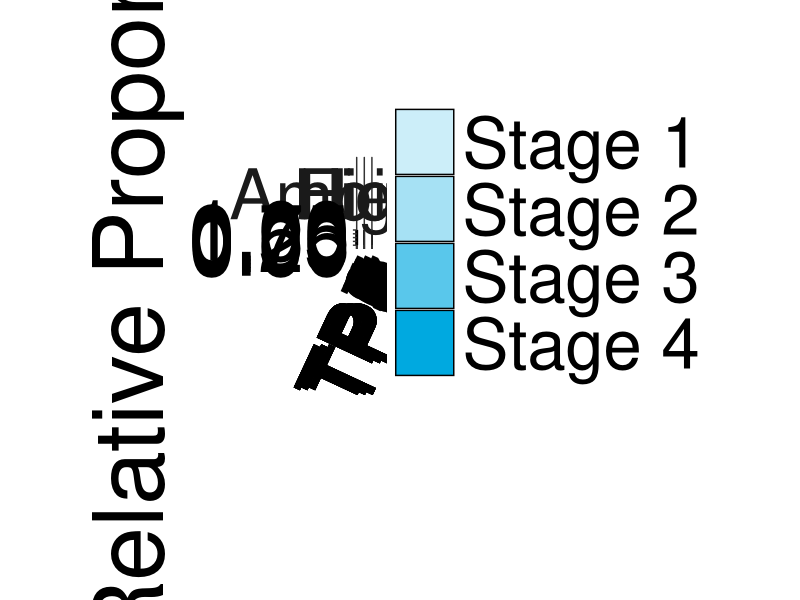
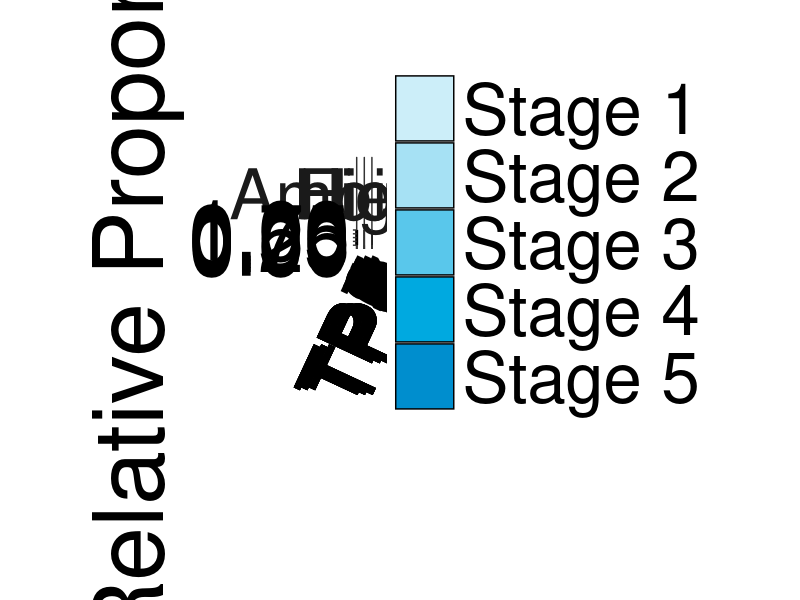
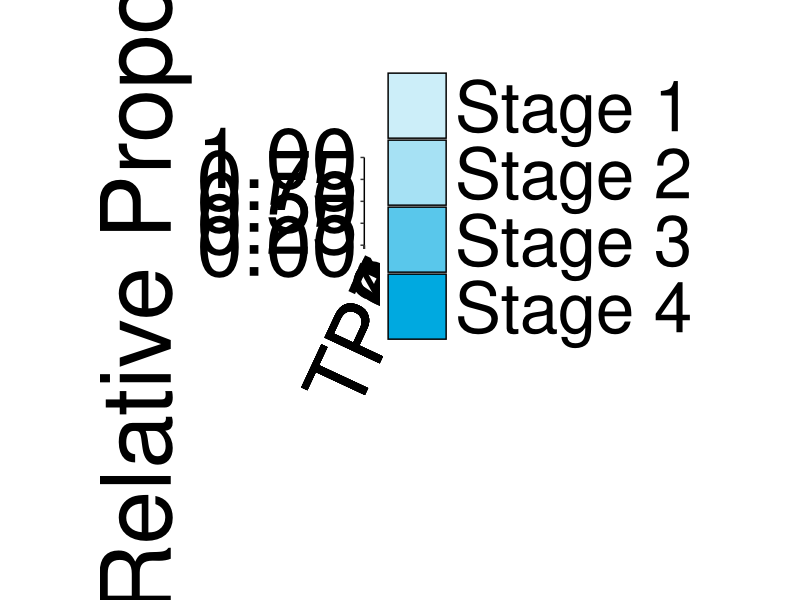
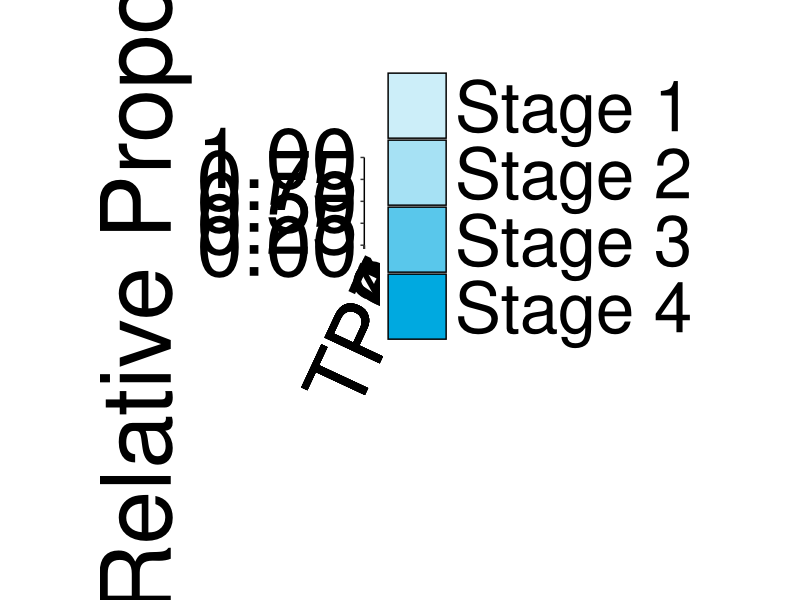
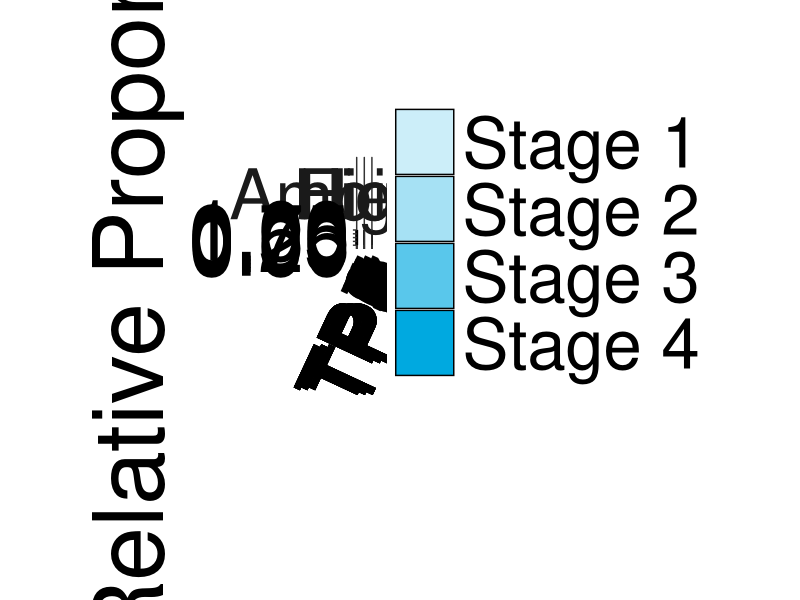
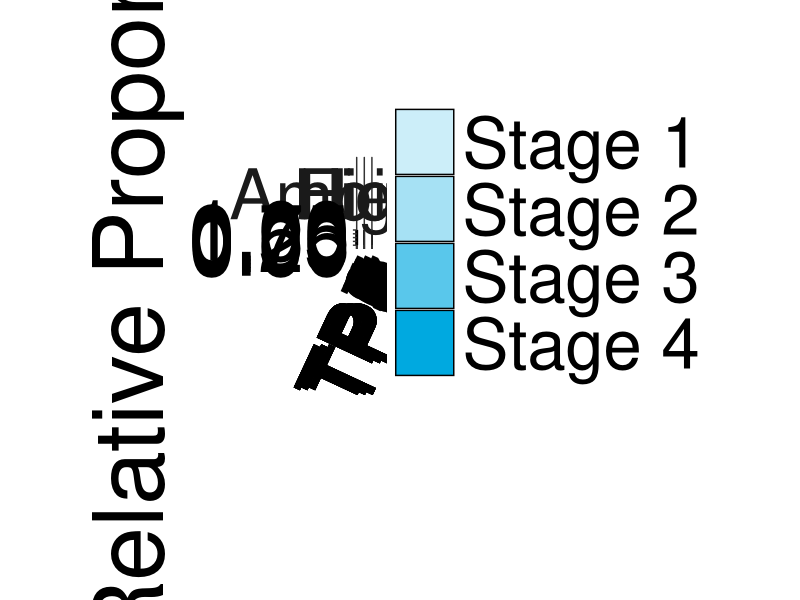
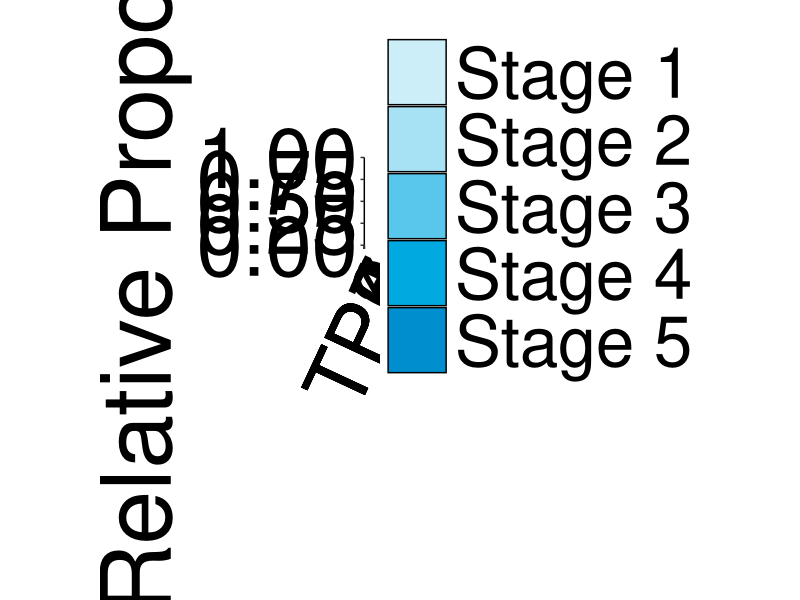
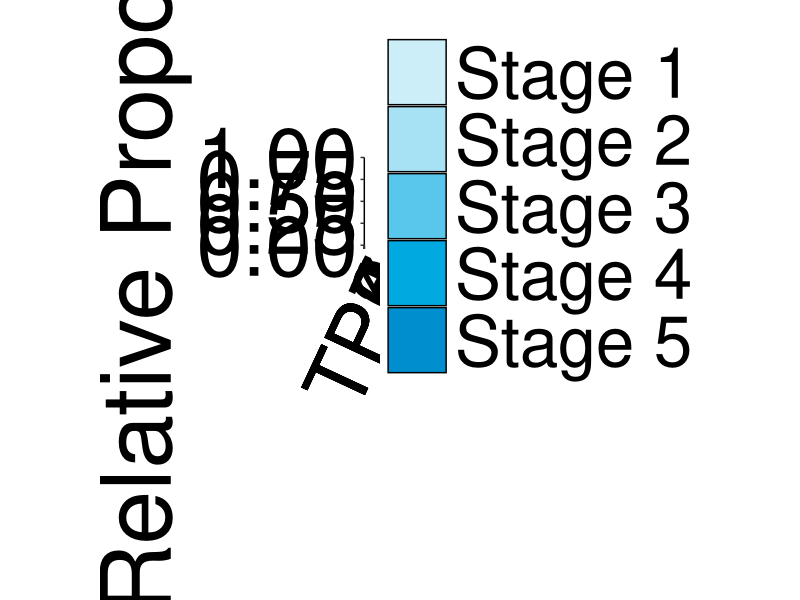

Reproduce these figures in R, in order.
## ---- chunk 1
knitr::opts_chunk$set(echo = TRUE)

library(tidyverse)
library("RColorBrewer")
library(ggpubr)
## ---- chunk 2
Abundance <- read.csv("data/Abundance.csv", header = T, na.strings = c("", "NA")) %>% 
  select(Coral.ID, Treatment, Timepoint, Sex, Abundance.of.Stage.One, Abundance.of.Stage.Two, Abundance.of.Stage.Three, Abundance.of.Stage.Four, Abundance.of.Stage.Five, Total.Gamates)

######### Include Site eventually 
## ---- chunk 3
Abundance_female <- Abundance %>% 
  filter(Sex == "Female") 
## ---- chunk 4
Abundance_female <- Abundance_female %>%
  mutate(rel_prop_stage1 = (Abundance.of.Stage.One / Total.Gamates) * 100,
         rel_prop_stage2 = (Abundance.of.Stage.Two / Total.Gamates) * 100, 
         rel_prop_stage3 = (Abundance.of.Stage.Three / Total.Gamates) * 100, 
         rel_prop_stage4 = (Abundance.of.Stage.Four / Total.Gamates) * 100,
         rel_prop_stage5 = (Abundance.of.Stage.Five / Total.Gamates) * 100)
## ---- chunk 5
Abundance_female_long <- gather(Abundance_female, stage, value, rel_prop_stage1:rel_prop_stage5) %>% 
  select(Coral.ID, Treatment, Timepoint, Sex, stage, value) %>% 
  na.omit()
## ---- chunk 6
agg_tbl_female <- Abundance_female %>%
  group_by(Treatment, Timepoint) %>% 
  summarise(total_count = n())
## ---- chunk 7
## Plot all 
female_abund_plot <- ggplot(Abundance_female_long, aes(fill=stage, y=value, x=Timepoint)) + 
    stat_summary(fun.y=sum, geom="bar", colour="black", position = "fill", stat = "identity") +
    #geom_bar(position="fill", stat="identity", color = "black") +
    #scale_fill_manual(values = brewer.pal(n=4, name = "Blues")) +
    scale_fill_manual(values = c("#CCEEF9", "#A6E1F4", "#59C7EB", "#00A9E0"), labels=c('Stage 1', 'Stage 2', "Stage 3", "Stage 4")) +
    scale_y_continuous(expand = c(0, 0)) +
    ylab("Relative Proportion") +
    xlab("") +
    theme_classic() + 
    theme(legend.title = element_text(size = 0),
          legend.text = element_text(size = 50),
          legend.position = "right",
          legend.key.size = unit(3, "line")) +
          #legend.direction = "horizontal") +
    theme(axis.text.x = element_text(angle = 65,
                                   hjust = 1,
                                   size = 60,
                                   color = "black")) +
   theme(axis.text.y = element_text(size = 60,
                                   color = "black"),
        axis.title.y = element_text(size = 70)) +
  theme(plot.margin = margin(4, 4, 4, 4, "cm"))
ggsave("output/Female_Gamete_Abundance.pdf", female_abund_plot, width = 35, height = 40, units = "in")
ggsave("output/Female_Gamete_Abundance.png", female_abund_plot, width = 35, height = 40, units = "in")

## Plot by treatment 
# Reorder treatment variables 
Abundance_female_long$Treatment <- factor(Abundance_female_long$Treatment, levels = c("Ambient", "High", "Field"))

# Set up n size text - trying to add sample sizes under each of the bars, but it is proving difficult with facet_wrap
text_high <- text_grob("test")

# Plot
female_abund_trt_plot <- ggplot(Abundance_female_long, aes(fill=stage, y=value, x=Timepoint)) + 
    stat_summary(fun.y=sum, geom="bar", colour="black", position = "fill", stat = "identity") +
    facet_wrap(~Treatment) +
    #geom_bar(position="fill", stat="identity", color = "black") +
    #scale_fill_manual(values = brewer.pal(n=4, name = "Blues")) +
    scale_fill_manual(values = c("#CCEEF9", "#A6E1F4", "#59C7EB", "#00A9E0"), labels=c('Stage 1', 'Stage 2', "Stage 3", "Stage 4")) +
    scale_y_continuous(expand = c(0, 0)) +
    ylab("Relative Proportion") +
    xlab("") +
    theme_bw() + 
    theme(legend.title = element_text(size = 0),
          legend.text = element_text(size = 50),
          legend.position = "right",
          legend.key.size = unit(3, "line")) +
          #legend.direction = "horizontal") +
    theme(axis.text.x = element_text(angle = 65,
                                   hjust = 1,
                                   size = 60,
                                   color = "black")) +
   theme(axis.text.y = element_text(size = 60,
                                   color = "black"),
        axis.title.y = element_text(size = 70), 
        axis.line = element_line(colour = "black", linewidth = 1)) +
  theme(plot.margin = margin(4, 4, 4, 4, "cm")) +
  theme(strip.text.x = element_text(size = 50, margin = margin(2, 0, 2, 0))) +
  #annotation_custom(text_high, xmin = 1, xmax=1,ymin=-0.07,ymax=-0.07) +
  coord_cartesian(clip = "off")
female_abund_trt_plot

ggsave("output/Female_Gamete_Abundance_Treatment.pdf", female_abund_trt_plot, width = 35, height = 36, units = "in")
ggsave("output/Female_Gamete_Abundance_Treatment.png", female_abund_trt_plot, width = 35, height = 36, units = "in")
## ---- chunk 8
Abundance_male <- Abundance %>% 
  filter(Sex == "Male") 
## ---- chunk 9
Abundance_male <- Abundance_male %>%
  mutate(rel_prop_stage1 = (Abundance.of.Stage.One / Total.Gamates) * 100,
         rel_prop_stage2 = (Abundance.of.Stage.Two / Total.Gamates) * 100, 
         rel_prop_stage3 = (Abundance.of.Stage.Three / Total.Gamates) * 100, 
         rel_prop_stage4 = (Abundance.of.Stage.Four / Total.Gamates) * 100,
         rel_prop_stage5 = (Abundance.of.Stage.Five / Total.Gamates) * 100)
## ---- chunk 10
Abundance_male_long <- gather(Abundance_male, stage, value, rel_prop_stage1:rel_prop_stage5) %>% 
  select(Coral.ID, Treatment, Timepoint, Sex, stage, value) %>% 
  na.omit()
## ---- chunk 11
agg_tbl_male <- Abundance_male %>%
  group_by(Treatment, Timepoint) %>% 
  summarise(total_count = n())
## ---- chunk 12
male_abund_plot <- ggplot(Abundance_male_long, aes(fill=stage, y=value, x=Timepoint)) + 
    stat_summary(fun.y=sum, geom="bar", colour="black", position = "fill", stat = "identity") +
    #geom_bar(position="fill", stat="identity", color = "black") +
    #scale_fill_manual(values = brewer.pal(n=4, name = "Blues")) +
    scale_fill_manual(values = c("#CCEEF9", "#A6E1F4", "#59C7EB", "#00A9E0", "#008ECE"), labels=c('Stage 1', 'Stage 2', "Stage 3", "Stage 4", "Stage 5")) +
    scale_y_continuous(expand = c(0, 0)) +
    ylab("Relative Proportion") +
    xlab("") +
    theme_classic() + 
    theme(legend.title = element_text(size = 0),
          legend.text = element_text(size = 50),
          legend.position = "right",
          legend.key.size = unit(3, "line")) +
          #legend.direction = "horizontal") +
    theme(axis.text.x = element_text(angle = 65,
                                   hjust = 1,
                                   size = 60,
                                   color = "black")) +
   theme(axis.text.y = element_text(size = 60,
                                   color = "black"),
        axis.title.y = element_text(size = 70)) +
  theme(plot.margin = margin(4, 4, 4, 4, "cm"))
ggsave("output/Male_Gamete_Abundance.pdf", male_abund_plot, width = 35, height = 40, units = "in")
ggsave("output/Male_Gamete_Abundance.png", male_abund_plot, width = 35, height = 40, units = "in")


## Plot by treatment 
# Reorder treatment variables 
Abundance_male_long$Treatment <- factor(Abundance_male_long$Treatment, levels = c("Ambient", "High", "Field"))

# Set up n size text - trying to add sample sizes under each of the bars, but it is proving difficult with facet_wrap
text_high <- text_grob("test")

# Plot
male_abund_trt_plot <- ggplot(Abundance_male_long, aes(fill=stage, y=value, x=Timepoint)) + 
    stat_summary(fun.y=sum, geom="bar", colour="black", position = "fill", stat = "identity") +
    facet_wrap(~Treatment) +
    #geom_bar(position="fill", stat="identity", color = "black") +
    #scale_fill_manual(values = brewer.pal(n=4, name = "Blues")) +
    scale_fill_manual(values = c("#CCEEF9", "#A6E1F4", "#59C7EB", "#00A9E0", "#008ECE"), labels=c('Stage 1', 'Stage 2', "Stage 3", "Stage 4", "Stage 5")) +
    scale_y_continuous(expand = c(0, 0)) +
    ylab("Relative Proportion") +
    xlab("") +
    theme_bw() + 
    theme(legend.title = element_text(size = 0),
          legend.text = element_text(size = 50),
          legend.position = "right",
          legend.key.size = unit(3, "line")) +
          #legend.direction = "horizontal") +
    theme(axis.text.x = element_text(angle = 65,
                                   hjust = 1,
                                   size = 60,
                                   color = "black")) +
   theme(axis.text.y = element_text(size = 60,
                                   color = "black"),
        axis.title.y = element_text(size = 70), 
        axis.line = element_line(colour = "black", linewidth = 1)) +
  theme(plot.margin = margin(4, 4, 4, 4, "cm")) +
  theme(strip.text.x = element_text(size = 50, margin = margin(2, 0, 2, 0))) +
  #annotation_custom(text_high, xmin = 1, xmax=1,ymin=-0.07,ymax=-0.07) +
  coord_cartesian(clip = "off")
male_abund_trt_plot

ggsave("output/Male_Gamete_Abundance_Treatment.pdf", male_abund_trt_plot, width = 35, height = 36, units = "in")
ggsave("output/Male_Gamete_Abundance_Treatment.png", male_abund_trt_plot, width = 35, height = 36, units = "in")
